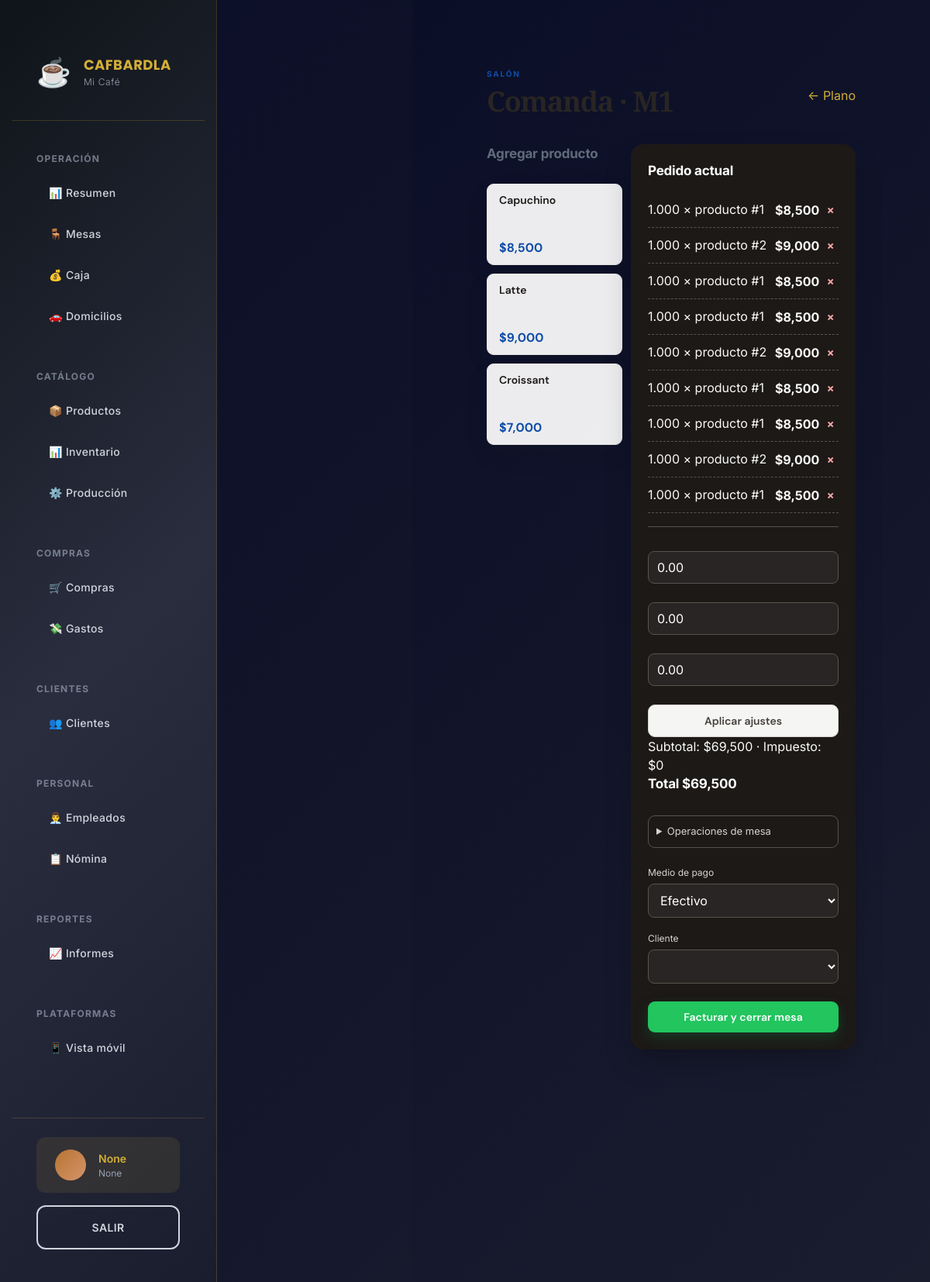
/comanda/1, run on the app's committed database.
### app/models.py (models this page shows)
class Empresa(Base):
    __tablename__ = "empresas"
    id: Mapped[int] = mapped_column(primary_key=True)
    nombre: Mapped[str] = mapped_column(String(120))
    nit: Mapped[Optional[str]] = mapped_column(String(30), nullable=True)
    logo_url: Mapped[Optional[str]] = mapped_column(String(255), nullable=True)
    color_primario: Mapped[str] = mapped_column(String(7), default="#b45309")
    color_secundario: Mapped[str] = mapped_column(String(7), default="#fef3c7")
    moneda: Mapped[str] = mapped_column(String(5), default="COP")
    direccion: Mapped[Optional[str]] = mapped_column(String(180), nullable=True)
    telefono: Mapped[Optional[str]] = mapped_column(String(50), nullable=True)
    prefijo_factura: Mapped[str] = mapped_column(String(12), default="POS")
    consecutivo_factura: Mapped[int] = mapped_column(Integer, default=1)
    impuesto_porcentaje: Mapped[Decimal] = mapped_column(Numeric(6,3), default=0)
    tipo_persona: Mapped[str] = mapped_column(String(20), default="juridica")
    tipo_sociedad: Mapped[Optional[str]] = mapped_column(String(30), nullable=True)
    regimen_tributario: Mapped[str] = mapped_column(String(30), default="ordinario")
    facturador_electronico: Mapped[bool] = mapped_column(Boolean, default=False)
    proveedor_tecnologico: Mapped[Optional[str]] = mapped_column(String(100), nullable=True)
    modo_electronico: Mapped[str] = mapped_column(String(15), default="pruebas")
    prefijo_nomina: Mapped[str] = mapped_column(String(12), default="NE")
    consecutivo_nomina: Mapped[int] = mapped_column(Integer, default=1)
    software_nomina_id: Mapped[Optional[str]] = mapped_column(String(120), nullable=True)

class Zona(Base):
    __tablename__ = "zonas"
    id: Mapped[int] = mapped_column(primary_key=True)
    empresa_id: Mapped[int] = mapped_column(ForeignKey("empresas.id"), default=1)
    nombre: Mapped[str] = mapped_column(String(80))
    orden: Mapped[int] = mapped_column(Integer, default=0)
    activa: Mapped[bool] = mapped_column(Boolean, default=True)
    mesas: Mapped[list["Mesa"]] = relationship(back_populates="zona")

class Mesa(Base):
    __tablename__ = "mesas"
    id: Mapped[int] = mapped_column(primary_key=True)
    empresa_id: Mapped[int] = mapped_column(ForeignKey("empresas.id"), default=1)
    zona_id: Mapped[int] = mapped_column(ForeignKey("zonas.id"))
    nombre: Mapped[str] = mapped_column(String(40))
    capacidad: Mapped[int] = mapped_column(Integer, default=4)
    posicion_x: Mapped[int] = mapped_column(Integer, default=0)
    posicion_y: Mapped[int] = mapped_column(Integer, default=0)
    forma: Mapped[str] = mapped_column(String(15), default="redonda")
    estado: Mapped[str] = mapped_column(String(20), default="libre")
    zona: Mapped[Zona] = relationship(back_populates="mesas")

class Producto(Base):
    __tablename__ = "productos"
    id: Mapped[int] = mapped_column(primary_key=True)
    empresa_id: Mapped[int] = mapped_column(ForeignKey("empresas.id"), default=1)
    categoria_id: Mapped[Optional[int]] = mapped_column(ForeignKey("categorias.id"), nullable=True)
    codigo: Mapped[str] = mapped_column(String(40), unique=True)
    nombre: Mapped[str] = mapped_column(String(120))
    tipo: Mapped[str] = mapped_column(String(20), default="venta") # venta, insumo, elaborado
    precio_venta: Mapped[Decimal] = mapped_column(Numeric(14,2), default=0)
    costo: Mapped[Decimal] = mapped_column(Numeric(14,2), default=0)
    existencias: Mapped[Decimal] = mapped_column(Numeric(14,3), default=0)
    stock_minimo: Mapped[Decimal] = mapped_column(Numeric(14,3), default=0)
    activo: Mapped[bool] = mapped_column(Boolean, default=True)

class DetalleVenta(Base):
    __tablename__ = "detalle_ventas"
    id: Mapped[int] = mapped_column(primary_key=True)
    venta_id: Mapped[int] = mapped_column(ForeignKey("ventas.id"))
    producto_id: Mapped[int] = mapped_column(ForeignKey("productos.id"))
    cantidad: Mapped[Decimal] = mapped_column(Numeric(12,3))
    precio: Mapped[Decimal] = mapped_column(Numeric(14,2))
    nota: Mapped[Optional[str]] = mapped_column(String(250), nullable=True)
    estado_cocina: Mapped[str] = mapped_column(String(20), default="pendiente")
    costo_unitario: Mapped[Decimal] = mapped_column(Numeric(14,2), default=0)
    venta: Mapped[Venta] = relationship(back_populates="detalles")

class Venta(Base):
    __tablename__ = "ventas"
    id: Mapped[int] = mapped_column(primary_key=True)
    empresa_id: Mapped[int] = mapped_column(ForeignKey("empresas.id"), default=1)
    usuario_id: Mapped[Optional[int]] = mapped_column(ForeignKey("usuarios.id"), nullable=True)
    mesa_id: Mapped[Optional[int]] = mapped_column(ForeignKey("mesas.id"), nullable=True)
    cliente_id: Mapped[Optional[int]] = mapped_column(ForeignKey("clientes.id"), nullable=True)
    fecha: Mapped[datetime] = mapped_column(DateTime, default=datetime.utcnow)
    fecha_cierre: Mapped[Optional[datetime]] = mapped_column(DateTime, nullable=True)
    estado: Mapped[str] = mapped_column(String(20), default="abierta")
    total: Mapped[Decimal] = mapped_column(Numeric(14,2), default=0)
    observacion: Mapped[Optional[str]] = mapped_column(Text, nullable=True)
    medio_pago: Mapped[Optional[str]] = mapped_column(String(30), nullable=True)
    subtotal: Mapped[Decimal] = mapped_column(Numeric(14,2), default=0)
    descuento: Mapped[Decimal] = mapped_column(Numeric(14,2), default=0)
    propina: Mapped[Decimal] = mapped_column(Numeric(14,2), default=0)
    impuesto: Mapped[Decimal] = mapped_column(Numeric(14,2), default=0)
    empleado_id: Mapped[Optional[int]] = mapped_column(ForeignKey("empleados.id"), nullable=True)
    numero_factura: Mapped[Optional[str]] = mapped_column(String(40), unique=True, nullable=True)
    motivo_anulacion: Mapped[Optional[str]] = mapped_column(String(250), nullable=True)
    canal: Mapped[str] = mapped_column(String(20), default="mesa")
    cargo_envio: Mapped[Decimal] = mapped_column(Numeric(14,2), default=0)
    detalles: Mapped[list["DetalleVenta"]] = relationship(back_populates="venta", cascade="all, delete-orphan")

### app/main.py (the view)
@app.get("/comanda/{mesa_id}", response_class=HTMLResponse)
def comanda(mesa_id:int,request:Request,db:Session=Depends(get_db)):
    mesa=db.get(Mesa,mesa_id)
    if not mesa: raise HTTPException(404)
    venta=db.scalar(select(Venta).where(Venta.mesa_id==mesa_id,Venta.estado=="abierta"))
    return templates.TemplateResponse("comanda.html",context(request,db)|{"mesa":mesa,"venta":venta,"productos":db.scalars(select(Producto).where(Producto.activo==True)).all(),"clientes":db.scalars(select(Cliente).order_by(Cliente.nombre)).all(),"mesas_destino":db.scalars(select(Mesa).where(Mesa.id != mesa_id).order_by(Mesa.nombre)).all()})

### app/templates/comanda.html (shortened to what this page needs)
{% extends "base.html" %}{% block content %}<header><div><p class="eyebrow">{{mesa.zona.nombre|upper}}</p><h1>Comanda · {{mesa.nombre}}</h1></div><a href="/mesas">← Plano</a></header><div class="pos"><section class="products"><h2>Agregar producto</h2>{%for p in productos%}<button class="product" onclick="add({{p.id}})"><span>{{p.nombre}}</span><b>${{'{:,.0f}'.format(p.precio_venta)}}</b></button>{%endfor%}</section><aside class="ticket"><h2>Pedido actual</h2>{%if venta%}{%for d in venta.detalles%}<div><span>{{d.cantidad}} × producto #{{d.producto_id}}</span><b>${{'{:,.0f}'.format(d.precio*d.cantidad)}} <button style="padding:0 5px;background:transparent;box-shadow:none;color:#fca5a5;font-size:19px" title="Eliminar ítem" onclick="removeItem({{venta.id}},{{d.id}})">×</button></b></div>{%endfor%}<hr><form class="stack compact" onsubmit="return ajustes(event,{{venta.id}})"><input id="descuento" type="number" min="0" step="0.01" value="{{venta.descuento}}" placeholder="Descuento"><input id="propina" type="number" min="0" step="0.01" value="{{venta.propina}}" placeholder="Propina"><input id="impuesto" type="number" min="0" step="0.01" value="{{venta.impuesto}}" placeholder="Impuesto"><button class="secondary">Aplicar ajustes</button></form><p>Subtotal: ${{'{:,.0f}'.format(venta.subtotal)}} · Impuesto: ${{'{:,.0f}'.format(venta.impuesto)}}</p><h2>Total $<span id="total">{{'{:,.0f}'.format(venta.total)}}</span></h2><details style="margin:14px 0;padding:10px;border:1px solid #57534e;border-radius:9px"><summary style="cursor:pointer;color:#d6d3d1;font-size:13px">Operaciones de mesa</summary></details><label>Medio de pago<select id="medio"><option value="efectivo">Efectivo</option></select></label><label id="cliente-wrap" hidden>Cliente<select id="cliente"></select></label><button class="pay" onclick="pay({{venta.id}})">Facturar y cerrar mesa</button>{%else%}<p>Aún no hay productos.</p>{%endif%}</aside></div>
{% endblock %}

### app/templates/base.html (shortened to what this page needs)
<!DOCTYPE html>
<html lang="es">
<head>
    <link rel="stylesheet" href="/static/app.css">
    <link rel="stylesheet" href="/static/css/design-system.css">
    <link rel="stylesheet" href="/static/css/layout.css">
    <link rel="stylesheet" href="/static/css/dashboard.css">
    <link rel="stylesheet" href="/static/css/app-additional.css">
</head>
<body class="platform-web">
    <div class="app-container">
        <aside class="sidebar" id="sidebar">
            <div class="sidebar-header">
                <div class="sidebar-logo">☕</div>
                <div class="sidebar-brand">
                    <div class="brand-name">CAFBARDLA</div>
                    <div class="brand-subtitle">{{ empresa.nombre[:15] }}</div>
                </div>
            </div>
            <nav class="sidebar-nav">
                <div class="nav-section">
                    <div class="nav-section-title">Operación</div>
                    <a href="/" class="nav-item">📊 Resumen</a>
                    <a href="/mesas" class="nav-item">🪑 Mesas</a>
                    {% if usuario.rol != 'cocina' %}
                    <a href="/caja" class="nav-item">💰 Caja</a>
                    <a href="/domicilios" class="nav-item">🚗 Domicilios</a>
                    {% endif %}
                </div>
                {% if usuario.rol != 'cocina' %}
                <div class="nav-section">
                    <div class="nav-section-title">Catálogo</div>
                    <a href="/productos" class="nav-item">📦 Productos</a>
                    <a href="/inventario" class="nav-item">📊 Inventario</a>
                    <a href="/produccion" class="nav-item">⚙️ Producción</a>
                </div>
                <div class="nav-section">
                    <div class="nav-section-title">Compras</div>
                    <a href="/compras" class="nav-item">🛒 Compras</a>
                    <a href="/gastos" class="nav-item">💸 Gastos</a>
                </div>
                <div class="nav-section">
                    <div class="nav-section-title">Clientes</div>
                    <a href="/clientes" class="nav-item">👥 Clientes</a>
                </div>
                <div class="nav-section">
                    <div class="nav-section-title">Personal</div>
                    <a href="/empleados" class="nav-item">👨‍💼 Empleados</a>
                    <a href="/nomina" class="nav-item">📋 Nómina</a>
                </div>
                <div class="nav-section">
                    <div class="nav-section-title">Reportes</div>
                    <a href="/informes" class="nav-item">📈 Informes</a>
                </div>
                {% endif %}
                <div class="nav-section">
                    <div class="nav-section-title">Plataformas</div>
                    <a href="/mobile" class="nav-item">📱 Vista móvil</a>
                </div>
            </nav>
            <div class="sidebar-footer">
                <div class="sidebar-user">
                    <div class="user-avatar">{{ usuario.nombre[0] | upper }}</div>
                    <div class="user-info">
                        <div class="user-name">{{ usuario.nombre }}</div>
                        <div class="user-role">{{ usuario.rol | title }}</div>
                    </div>
                </div>
                <a href="/logout" class="btn btn-outline" style="width: 100%; text-align: center;">Salir</a>
            </div>
        </aside>
        <main class="main">
            <div class="main-content">
                {% block content %}{% endblock %}
            </div>
        </main>
    </div>
</body>
</html>

### app/static/app.css (style rules this page uses)
:root { --ink:#1c1917;--muted:#78716c;--line:#e7e5e4;--surface:#fff;--canvas:#f7f7f6;--shadow:0 12px 32px rgba(28,25,23,.07) }
* { box-sizing:border-box }
body { margin:0;background:radial-gradient(circle at 88% 0,var(--soft),transparent 25rem),var(--canvas);color:var(--ink);font:15px 'DM Sans',sans-serif;display:flex;min-height:100vh }
aside { width:252px;background:linear-gradient(165deg,#292524,#0c0a09 82%);color:#fafaf9;min-height:100vh;padding:30px 15px 18px;position:fixed;display:flex;flex-direction:column;z-index:10 }
nav { display:grid;gap:3px }
nav a { display:flex;align-items:center;color:#d6d3d1;text-decoration:none;padding:11px 13px;border-radius:10px;font-size:14px;transition:.18s ease }
main { margin-left:252px;width:calc(100% - 252px);padding:40px clamp(24px,4vw,62px);max-width:1600px }
header { display:flex;justify-content:space-between;align-items:center;margin:0 0 28px;gap:16px }
h1 { font:700 clamp(30px,3vw,42px) 'Playfair Display';letter-spacing:-1.3px;margin:3px 0;color:#292524 }
h2 { font-size:17px;margin:0 0 14px;letter-spacing:-.2px }
.eyebrow { font-size:10px;font-weight:700;color:var(--primary);letter-spacing:1.8px;margin:0;text-transform:uppercase }
.button,button { background:linear-gradient(135deg,var(--primary),color-mix(in srgb,var(--primary) 70%,#000));color:#fff;border:0;border-radius:9px;padding:11px 15px;font:600 14px 'DM Sans',sans-serif;cursor:pointer;text-decoration:none;box-shadow:0 5px 13px color-mix(in srgb,var(--primary) 24%,transparent);transition:.18s ease }
button.secondary { background:#f5f5f4!important;color:#44403c!important;box-shadow:none;border:1px solid #d6d3d1!important }
input,select { width:100%;border:1px solid #d6d3d1;border-radius:8px;padding:10px 11px;background:#fff;color:var(--ink);font:14px 'DM Sans',sans-serif;outline:none;transition:.15s }
.pos { display:grid;grid-template-columns:minmax(0,1.8fr) minmax(290px,.9fr);gap:20px;align-items:start }
.products { display:grid;grid-template-columns:repeat(auto-fill,minmax(175px,1fr));gap:11px;align-content:start }
.products h2 { grid-column:1/-1 }
.product { background:rgba(255,255,255,.92)!important;color:var(--ink)!important;border:1px solid var(--line)!important;text-align:left;min-height:105px;display:flex;flex-direction:column;justify-content:space-between;box-shadow:var(--shadow) }
.product span { font-weight:600 }
.product b { color:var(--primary);font-size:16px }
.ticket { position:sticky;top:24px;width:auto;min-height:330px;background:#1c1917;color:#fafaf9;border:0;border-radius:16px;padding:22px;box-shadow:0 18px 35px #0003 }
.ticket h2 { color:#fff }
.ticket div { display:flex;justify-content:space-between;gap:10px;padding:10px 0;border-bottom:1px dashed #57534e }
.ticket hr { border:0;border-top:1px solid #57534e;margin:17px 0 }
.ticket label { display:grid;gap:5px;color:#d6d3d1;font-size:12px;margin:9px 0 }
.ticket select { background:#292524;color:white;border-color:#57534e }
.ticket .pay { width:100%;margin-top:14px;background:#22c55e;box-shadow:0 7px 16px #14532d88 }
.compact { margin-top:14px }
.compact input { background:#292524;color:#fff;border-color:#57534e }

### app/static/css/layout.css (style rules this page uses)
.app-container { display: grid; grid-template-columns: auto 1fr; grid-template-rows: auto 1fr; min-height: 100vh; background: var(--gradient-dark); }
.sidebar-header { padding: var(--spacing-2xl) var(--spacing-xl); border-bottom: 1px solid rgba(212, 175, 55, 0.2); display: flex; align-items: center; gap: var(--spacing-md); }
.sidebar-logo { font-size: var(--text-4xl); line-height: 1; }
.sidebar-footer { padding: var(--spacing-lg) var(--spacing-xl); border-top: 1px solid rgba(212, 175, 55, 0.2); display: flex; flex-direction: column; gap: var(--spacing-md); }
.main-content { padding: var(--spacing-3xl) var(--spacing-2xl); max-width: 1600px; margin: 0 auto; }
@media (min-width: 1025px) { .main-content { padding: var(--spacing-3xl) var(--spacing-3xl); max-width: 1720px; } }

### app/static/css/app-additional.css (style rules this page uses)
body { transition: all 0.3s ease; }
* { -webkit-font-smoothing: antialiased; -moz-osx-font-smoothing: grayscale; }
form { display: flex; flex-direction: column; gap: var(--spacing-lg); }

### data on the page
Empresa: nombre "Mi Café"
Zona: zona.nombre "SALÓN"
Mesa: nombre "M1"
Producto: nombre "Capuchino", precio_venta "8,500"
Producto: nombre "Latte", precio_venta "9,000"
Producto: nombre "Croissant", precio_venta "7,000"
DetalleVenta: cantidad "1.000", producto_id "1", d.precio*d.cantidad "8,500"
DetalleVenta: cantidad "1.000", producto_id "2", d.precio*d.cantidad "9,000"
DetalleVenta: cantidad "1.000", producto_id "1", d.precio*d.cantidad "8,500"
DetalleVenta: cantidad "1.000", producto_id "1", d.precio*d.cantidad "8,500"
DetalleVenta: cantidad "1.000", producto_id "2", d.precio*d.cantidad "9,000"
DetalleVenta: cantidad "1.000", producto_id "1", d.precio*d.cantidad "8,500"
DetalleVenta: cantidad "1.000", producto_id "1", d.precio*d.cantidad "8,500"
DetalleVenta: cantidad "1.000", producto_id "2", d.precio*d.cantidad "9,000"
DetalleVenta: cantidad "1.000", producto_id "1", d.precio*d.cantidad "8,500"
Venta: descuento "0.00", propina "0.00", impuesto "0.00", subtotal "69,500", impuesto "0", total "69,500"

### other printed values
{{ usuario.nombre }} "None"
{{ usuario.rol | title }} "None"
